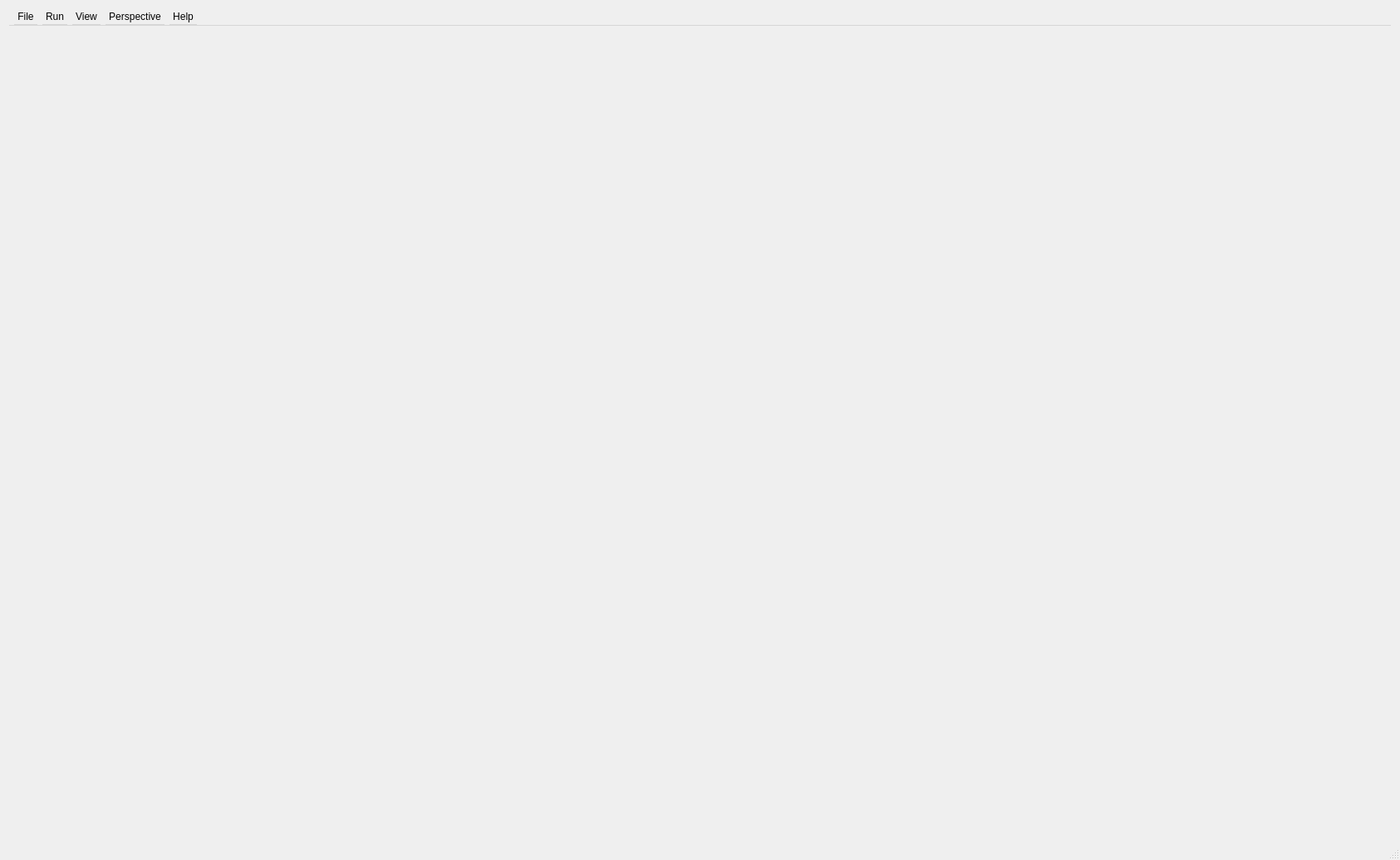
<?xml version="1.0" encoding="UTF-8"?>
<ui version="4.0">
 <class>GravitationalLensing</class>
 <widget class="QMainWindow" name="GravitationalLensing">
  <property name="geometry">
   <rect>
    <x>0</x>
    <y>0</y>
    <width>1685</width>
    <height>1035</height>
   </rect>
  </property>
  <property name="windowTitle">
   <string>Gravitational Lensing</string>
  </property>
  <widget class="QWidget" name="centralWidget">
   <layout class="QGridLayout" name="gridLayout_10">
    <item row="0" column="0">
     <widget class="QMenuBar" name="menuBar">
      <property name="maximumSize">
       <size>
        <width>16777215</width>
        <height>20</height>
       </size>
      </property>
      <property name="nativeMenuBar">
       <bool>false</bool>
      </property>
      <widget class="QMenu" name="menuFile">
       <property name="title">
        <string>File</string>
       </property>
       <addaction name="load_setup"/>
       <addaction name="save_setup"/>
       <addaction name="separator"/>
       <addaction name="saveTableAction"/>
       <addaction name="loadTableAction"/>
       <addaction name="separator"/>
       <addaction name="record_button"/>
       <addaction name="separator"/>
       <addaction name="shutdown"/>
       <addaction name="actionExport"/>
      </widget>
      <widget class="QMenu" name="menuView">
       <property name="title">
        <string>Run</string>
       </property>
       <addaction name="playPauseAction"/>
       <addaction name="resetAction"/>
      </widget>
      <widget class="QMenu" name="menuHelp">
       <property name="title">
        <string>Help</string>
       </property>
       <addaction name="parametersEntryHelpAction"/>
      </widget>
      <widget class="QMenu" name="menuDisplay">
       <property name="title">
        <string>View</string>
       </property>
       <addaction name="separator"/>
       <addaction name="actionPlotPane"/>
       <addaction name="actionImagePane"/>
       <addaction name="actionMagMapPane"/>
       <addaction name="actionParametersPane"/>
      </widget>
      <widget class="QMenu" name="menuModel">
       <property name="title">
        <string>Perspective</string>
       </property>
       <addaction name="separator"/>
       <addaction name="actionTablePerspective"/>
       <addaction name="actionExplorePerspective"/>
       <addaction name="actionAnalysisPerspective"/>
       <addaction name="separator"/>
      </widget>
      <addaction name="menuFile"/>
      <addaction name="menuView"/>
      <addaction name="menuDisplay"/>
      <addaction name="menuModel"/>
      <addaction name="menuHelp"/>
     </widget>
    </item>
    <item row="1" column="0">
     <widget class="QSplitter" name="mainSplitter">
      <property name="maximumSize">
       <size>
        <width>16777215</width>
        <height>16777215</height>
       </size>
      </property>
      <property name="orientation">
       <enum>Qt::Horizontal</enum>
      </property>
      <property name="opaqueResize">
       <bool>false</bool>
      </property>
      <property name="handleWidth">
       <number>8</number>
      </property>
      <property name="childrenCollapsible">
       <bool>true</bool>
      </property>
     </widget>
    </item>
   </layout>
   <action name="shutdown">
    <property name="text">
     <string>Exit</string>
    </property>
    <property name="shortcut">
     <string>Ctrl+Q</string>
    </property>
   </action>
   <action name="load_setup">
    <property name="text">
     <string>Load Parameters</string>
    </property>
    <property name="shortcut">
     <string>Ctrl+O</string>
    </property>
   </action>
   <action name="save_setup">
    <property name="text">
     <string>Save Parameters</string>
    </property>
    <property name="shortcut">
     <string>Ctrl+S</string>
    </property>
   </action>
   <action name="record_button">
    <property name="checkable">
     <bool>true</bool>
    </property>
    <property name="text">
     <string>Record</string>
    </property>
    <property name="shortcut">
     <string>Ctrl+R</string>
    </property>
   </action>
   <actiongroup name="perspectivegroup">
    <action name="actionExplorePerspective">
     <property name="checkable">
      <bool>true</bool>
     </property>
     <property name="checked">
      <bool>false</bool>
     </property>
     <property name="text">
      <string>Explore Perspective</string>
     </property>
     <property name="shortcut">
      <string>Ctrl+E</string>
     </property>
    </action>
    <action name="actionTablePerspective">
     <property name="checkable">
      <bool>true</bool>
     </property>
     <property name="text">
      <string>Table Perspective</string>
     </property>
     <property name="shortcut">
      <string>Ctrl+T</string>
     </property>
    </action>
   </actiongroup>
  </widget>
  <widget class="QStatusBar" name="statusBar"/>
  <action name="playPauseAction">
   <property name="text">
    <string>Play/Pause</string>
   </property>
   <property name="shortcut">
    <string>Space</string>
   </property>
  </action>
  <action name="resetAction">
   <property name="text">
    <string>Reset</string>
   </property>
   <property name="toolTip">
    <string>Reset</string>
   </property>
   <property name="shortcut">
    <string>R</string>
   </property>
  </action>
  <action name="saveTableAction">
   <property name="text">
    <string>Save Table</string>
   </property>
   <property name="shortcut">
    <string>Ctrl+Shift+S</string>
   </property>
  </action>
  <action name="loadTableAction">
   <property name="text">
    <string>Load Table</string>
   </property>
   <property name="shortcut">
    <string>Ctrl+Shift+O</string>
   </property>
  </action>
  <action name="parametersEntryHelpAction">
   <property name="text">
    <string>Parameters Variance</string>
   </property>
  </action>
  <action name="actionPlotPane">
   <property name="checkable">
    <bool>true</bool>
   </property>
   <property name="text">
    <string>Plot Pane</string>
   </property>
   <property name="shortcut">
    <string>Ctrl+Shift+C</string>
   </property>
  </action>
  <action name="actionImagePane">
   <property name="checkable">
    <bool>true</bool>
   </property>
   <property name="text">
    <string>Image Pane</string>
   </property>
   <property name="shortcut">
    <string>Ctrl+Shift+I</string>
   </property>
  </action>
  <action name="actionMagMapPane">
   <property name="checkable">
    <bool>true</bool>
   </property>
   <property name="text">
    <string>Magnification Map Pane</string>
   </property>
   <property name="shortcut">
    <string>Ctrl+Shift+M</string>
   </property>
  </action>
  <action name="actionAnalysisPerspective">
   <property name="checkable">
    <bool>true</bool>
   </property>
   <property name="text">
    <string>Analysis Perspective</string>
   </property>
   <property name="shortcut">
    <string>Ctrl+A</string>
   </property>
  </action>
  <action name="actionParametersPane">
   <property name="checkable">
    <bool>true</bool>
   </property>
   <property name="text">
    <string>Parameters Pane</string>
   </property>
   <property name="shortcut">
    <string>Ctrl+Shift+P</string>
   </property>
  </action>
  <action name="actionExport">
   <property name="text">
    <string>Export</string>
   </property>
   <property name="shortcut">
    <string>Ctrl+Shift+E</string>
   </property>
  </action>
  <action name="actionDEPRECATED">
   <property name="text">
    <string>DEPRECATED</string>
   </property>
  </action>
 </widget>
 <layoutdefault spacing="6" margin="11"/>
 <resources/>
 <connections/>
</ui>
